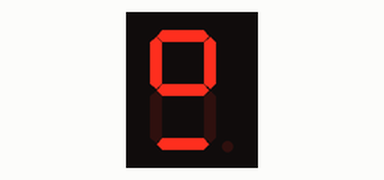
Bench run of a sketch on a simulated Arduino Uno, built with avr-gcc and run on an emulated ATmega328P. Shown: 1-digit seven-segment display. Wiring (inferred from the names in the program): 1-digit 7-segment display, segments lit when LOW: segments pin 2, pin 3, pin 4, pin 5, pin 6, pin 7, pin 10, pin 9. The segment pins are drawn as the display they are named for.

Above: at 0.1 s.
At 1.1 s:
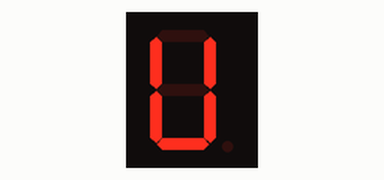

The sketch:

7_segment_display.ino
```cpp
const int A = 2;	//Top-Right
const int B = 3;	//Top
const int C = 4;	//Top-Left
const int D = 5;	//Middle
const int E = 6;	//Bottom-Right
const int F = 7;	//Bottom
const int G = 10;	//Bottom-Left
const int DP = 9;

void setup(){
  pinMode(A,OUTPUT);
  pinMode(B,OUTPUT);
  pinMode(C,OUTPUT);
  pinMode(D,OUTPUT);
  pinMode(E,OUTPUT);
  pinMode(F,OUTPUT);
  pinMode(G,OUTPUT);
  pinMode(DP,OUTPUT);
}

void loop(){
  two();
  delay(1000);
  five();
  delay(1000);
}

void two(){
  digitalWrite(A,LOW);
  digitalWrite(B,LOW);
  digitalWrite(C,HIGH);
  digitalWrite(D,LOW);
  digitalWrite(E,HIGH);
  digitalWrite(F,LOW);
  digitalWrite(G,LOW);
  digitalWrite(DP,HIGH);
}

void five(){
  digitalWrite(A,HIGH);
  digitalWrite(B,LOW);
  digitalWrite(C,LOW);
  digitalWrite(D,LOW);
  digitalWrite(E,LOW);
  digitalWrite(F,LOW);
  digitalWrite(G,HIGH);
  digitalWrite(DP,HIGH);
}
```

Measured:
- what the display in image 1 shows lasts 1.0 s, from 1.0 s to 2.0 s
